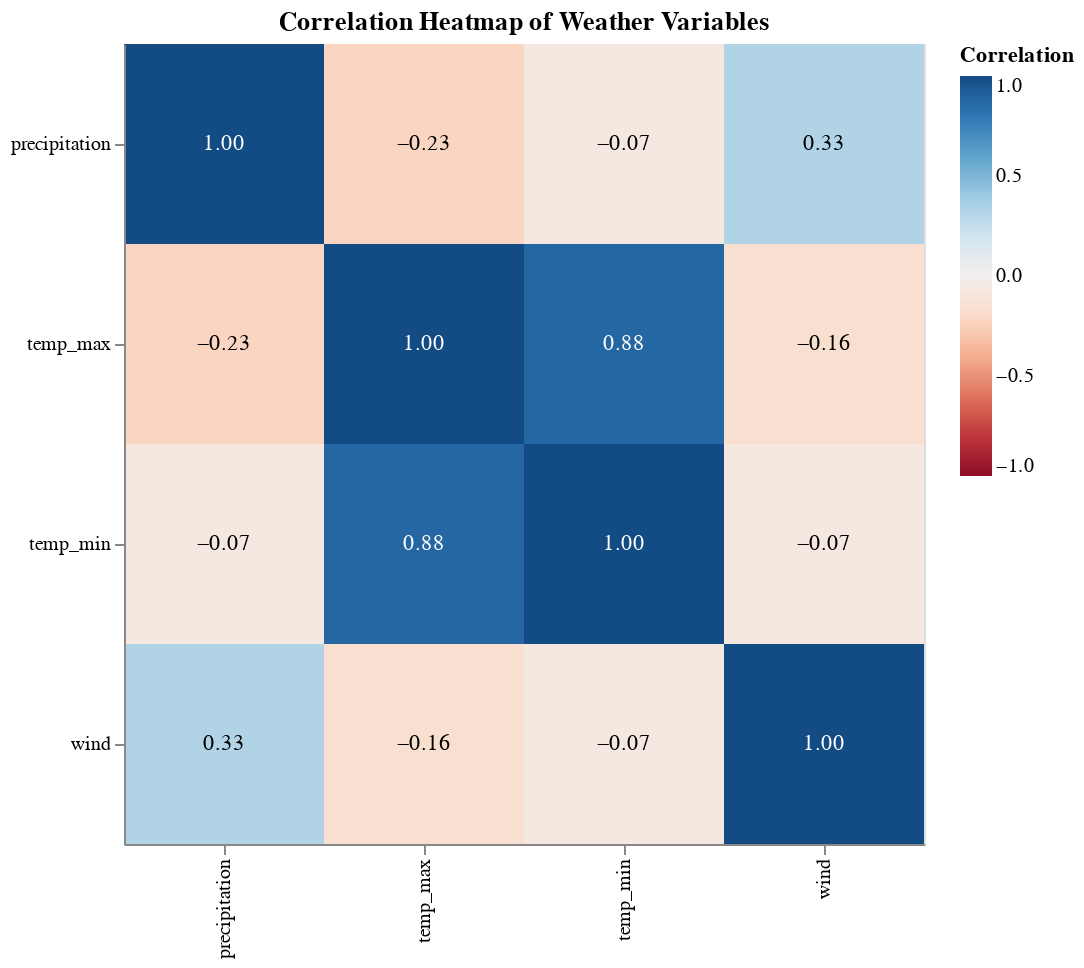

Notebook code cell kept with this figure:
### Markdown cell above
### Visualization 7: Correlation Heatmap

Design Choices:
- Heatmap: Ideal for displaying correlation matrices to identify - relationships between variables.
- Color Gradient: Represents the strength and direction of correlations.
- Annotations: Display correlation coefficients for clarity.

### Code cell
# Correlation Heatmap
corr = data[['precipitation', 'temp_max', 'temp_min', 'wind']].corr().reset_index()
corr = corr.melt(id_vars='index', var_name='Variable', value_name='Correlation')
corr.columns = ['Variable1', 'Variable2', 'Correlation']

heatmap = alt.Chart(corr).mark_rect().encode(
    x=alt.X('Variable1:N', title=''),
    y=alt.Y('Variable2:N', title=''),
    color=alt.Color('Correlation:Q', scale=alt.Scale(scheme='redblue', domain=[-1, 1])), # Moved domain inside alt.Scale
    tooltip=['Variable1:N', 'Variable2:N', 'Correlation:Q']
).properties(
    title='Correlation Heatmap of Weather Variables',
    width=400,
    height=400
)

# Add text annotations
text = heatmap.mark_text(baseline='middle').encode(
    text=alt.Text('Correlation:Q', format=".2f"),
    color=alt.condition(
        alt.datum.Correlation > 0.5,
        alt.value('white'),
        alt.value('black')
    )
)

heatmap + text

### Figure 1 — Vega-Lite specification as saved in the notebook (floating-point values rounded to 4 significant figures)
{"config": {"view": {"continuousWidth": 400, "continuousHeight": 300}}, "layer": [{"mark": "rect", "encoding": {"color": {"field": "Correlation", "scale": {"domain": [-1, 1], "scheme": "redblue"}, "type": "quantitative"}, "tooltip": [{"field": "Variable1", "type": "nominal"}, {"field": "Variable2", "type": "nominal"}, {"field": "Correlation", "type": "quantitative"}], "x": {"field": "Variable1", "title": "", "type": "nominal"}, "y": {"field": "Variable2", "title": "", "type": "nominal"}}, "height": 400, "title": "Correlation Heatmap of Weather Variables", "width": 400}, {"mark": {"type": "text", "baseline": "middle"}, "encoding": {"color": {"condition": {"value": "white", "test": "(datum.Correlation > 0.5)"}, "value": "black"}, "text": {"field": "Correlation", "format": ".2f", "type": "quantitative"}, "tooltip": [{"field": "Variable1", "type": "nominal"}, {"field": "Variable2", "type": "nominal"}, {"field": "Correlation", "type": "quantitative"}], "x": {"field": "Variable1", "title": "", "type": "nominal"}, "y": {"field": "Variable2", "title": "", "type": "nominal"}}, "height": 400, "title": "Correlation Heatmap of Weather Variables", "width": 400}], "data": {"name": "data-acca34ce8ca4e012541c3a6c957ba44b"}, "$schema": "https://vega.github.io/schema/vega-lite/v4.17.0.json", "datasets": {"data-acca34ce8ca4e012541c3a6c957ba44b": [{"Variable1": "precipitation", "Variable2": "precipitation", "Correlation": 1.0}, {"Variable1": "temp_max", "Variable2": "precipitation", "Correlation": -0.2286}, {"Variable1": "temp_min", "Variable2": "precipitation", "Correlation": -0.07268}, {"Variable1": "wind", "Variable2": "precipitation", "Correlation": 0.328}, {"Variable1": "precipitation", "Variable2": "temp_max", "Correlation": -0.2286}, {"Variable1": "temp_max", "Variable2": "temp_max", "Correlation": 1.0}, {"Variable1": "temp_min", "Variable2": "temp_max", "Correlation": 0.8757}, {"Variable1": "wind", "Variable2": "temp_max", "Correlation": -0.1649}, {"Variable1": "precipitation", "Variable2": "temp_min", "Correlation": -0.07268}, {"Variable1": "temp_max", "Variable2": "temp_min", "Correlation": 0.8757}, {"Variable1": "temp_min", "Variable2": "temp_min", "Correlation": 1.0}, {"Variable1": "wind", "Variable2": "temp_min", "Correlation": -0.07419}, {"Variable1": "precipitation", "Variable2": "wind", "Correlation": 0.328}, {"Variable1": "temp_max", "Variable2": "wind", "Correlation": -0.1649}, {"Variable1": "temp_min", "Variable2": "wind", "Correlation": -0.07419}, {"Variable1": "wind", "Variable2": "wind", "Correlation": 1.0}]}}
